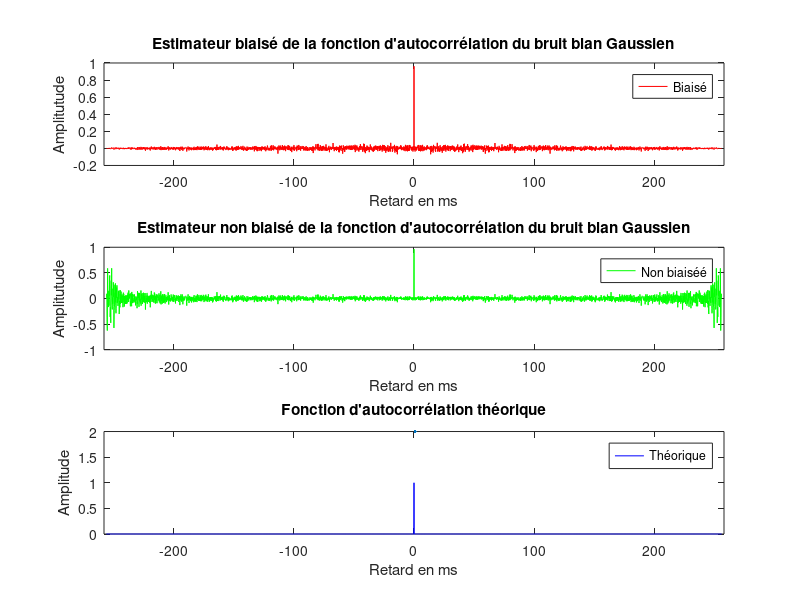
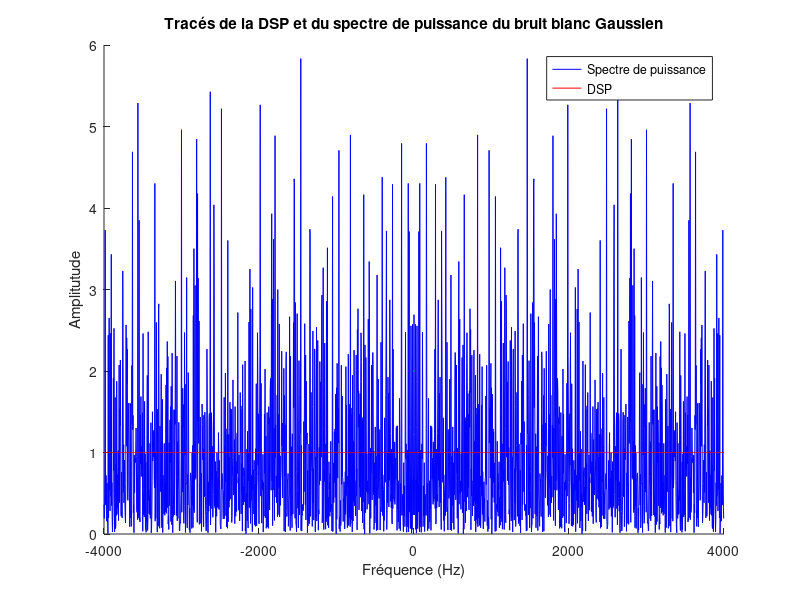

Write MATLAB code to recreate these figures, in order. (Note: this script raises an error after producing the figures.)
%% Projet Filtrage et Estimateurs
clear 
close all
clc

% Préliminaire 1
% Paramètres
N = 2048;
sig2 = 1;
fe = 8e3;

% Genration d'un bruit blanc Gaussien
bruit = randn(1, N) * sqrt(sig2);

% Fonction d'autocorrélation et estimateurs
[xcorr_biased, lags_biased] = xcorr(bruit, N, 'biased');
[xcorr_unbiased, lags_unbiased] = xcorr(bruit, N, 'unbiased');
time_lags = lags_biased / fe * 1000;

% Fonction d'autocorrélation théorique
len_xcorr = length(xcorr_biased);
Rxx_th = zeros(len_xcorr,1);
Rxx_th(round(len_xcorr/2),1) = sig2; 

% DSP et spectre de puissance
spectre_puiss = (abs(fftshift(fft(bruit,N))).^2)/N;
DSP = sig2*ones(1,N);
freq_puiss = -fe/2:fe/N:fe/2-fe/N;

% Tracés des fonctions d'autocorrélations
xlims = [-258, 258];
figure;
subplot(311)
plot(time_lags,xcorr_biased, 'r');
legend('Biaisé');
title("Estimateur biaisé de la fonction d'autocorrélation du bruit blan Gaussien");
xlim(xlims);
ylabel('Amplitutude');
xlabel('Retard en ms')

subplot(312)
plot(time_lags,xcorr_unbiased, 'g');
legend('Non biaiséé');
title("Estimateur non biaisé de la fonction d'autocorrélation du bruit blan Gaussien");
xlim(xlims);
ylabel('Amplitutude');
xlabel('Retard en ms')

subplot(313)
plot(time_lags,Rxx_th, 'b', LineWidth=2);
legend('Théorique');
title("Fonction d'autocorrélation théorique");
xlim(xlims);
ylabel('Amplitude')
xlabel('Retard en ms');


% Tracés DSP et spectre de puissance
figure;
hold on;
plot(freq_puiss, spectre_puiss, 'b');
plot(freq_puiss, DSP, 'r', LineWidth=2);
hold off;
legend('Spectre de puissance', 'DSP');
title('Tracés de la DSP et du spectre de puissance du bruit blanc Gaussien');
ylabel('Amplitutude');
xlabel('Fréquence (Hz)');

% Périodogramme de Barlett
NFFT = 256;
f = 0:fe/NFFT:fe-fe/NFFT;

DSP_Bartlett = bartlett(bruit, NFFT);

% Périodogramme de Welch

overlap = 0.5;
DSP_Welch = welch(bruit, NFFT, overlap);


% Périodogramme de Daniell

M = 20;                          % Taille de la fenetre de lissage
DSP_Daniell = daniell(bruit, M);
f_daniell = 0:fe/N:fe-fe/N;


% Corrélogramme

M_correl = N/5;                             % Tronquage, réduit la variance
correlogram = correlogram(bruit, M_correl);
L = length(correlogram);
f_correl = -fe/2:fe/L:fe/2-fe/L;

figure;
% Affichage périodogramme de Bartlett
subplot(411)
plot(f, DSP_Bartlett, 'r');
title("Périodogramme de Bartlett");
ylabel('Amplitutude');
xlabel('Fréquence (Hz)');

% Affichage périodogramme de Welch
subplot(412)
plot(f, DSP_Welch, 'g');
title("Périodogramme de Welch");
ylabel('Amplitutude');
xlabel('Fréquence (Hz)');

% Affichage périodogamme de Daniell
subplot(413)
plot(f_daniell, DSP_Daniell, 'b');
title("Périodogramme de Daniell");
ylabel('Amplitutude');
xlabel('Fréquence (Hz)');

% Affichage Corrélogramme
subplot(414)
plot(f_correl, correlogram, 'm');
title("Corrélogramme");
ylabel('Amplitutude');
xlabel('Fréquence (Hz)');

% Platitude spectrale

%MA = mean(DSP_Welch);               % Remplacer avec DSP_Welch ou spectre_puiss selon le choix
%log_spectre_puiss = log(DSP_Welch);
%MG = exp(mean(log_spectre_puiss));

nb_realisations = 100;
platitudes = zeros(1, nb_realisations);

for i = 1:nb_realisations
    bruit = randn(1, N);
    %spectre = (abs(fftshift(fft(bruit,N))).^2)/N;
    spectre = welch(bruit, NFFT, overlap);
    
    MG = exp(mean(log(spectre)));
    MA = mean(spectre);
    platitudes(i) = MG / MA;
end

platitude_moyenne = mean(platitudes);
ecart_type = std(platitudes);

disp(platitude_moyenne);
disp(ecart_type)

% Avec MG ordre p:

p = 2;
MG = exp(mean(log(spectre_puiss)));
Mp = mean(spectre_puiss.^p)^(1/p);
%MA = mean(spectre_puiss);

plat_spectrale = MG / Mp;
disp(plat_spectrale)

%% Premiminaire 2

%Chargement d'un signal de parole
signal1 = load('../data/fcno01fz.mat'); %Attention, c'est un struct

%% Paramètres
s = signal1.fcno01fz;
sigma_carre = 100;
len_s = length(s);
Fe = 8000; %Hz ,fréquence d'echantillonnage
t=(0:len_s-1)/Fe;
RSB = 5; % = 5:5:15;

%Paramètres pour le spectrogramme
fenetre = hamming(256); % Fenêtre de Hamming
noverlap = 128; %Chevauchement
nfft = 512; %Nombre de points FFT


%Génération d'un bruit blanc gaussien centré
Bruit = randn(1,len_s);
len_bruit = length(Bruit);

%% Signal bruité sans ajustement ni maitrise du RSB
signalBruit = s +  sigma_carre *Bruit'; % Ajout du bruit au signal avec transposition


%Détermination de la puissance des signaux
%Puissance signal1
Ps= (1/len_s)*sum(s.^2);
fprintf('Ps = %.3f\n',Ps);

%Puissance du bruit
Pb= (1/len_bruit)*sum(Bruit.^2);
fprintf('Pb = %.3f\n',Pb);

%Ajustement
aj = Ps/(Pb * 10^(RSB/10));
alpha = sqrt(aj);

%% Signal bruité avec ajustement du RSB
signalBruit_ajuste = s + alpha * Bruit'; 

%% Affichage
%Signal de parole pur
figure;
subplot(2,1,1);
plot(t,s);
xlabel('Temps (s)')
ylabel('Amplitude')
title('Représentation du signal de parole : fcno01fz')
grid on

subplot(2,1,2);
spectrogram(s, fenetre, noverlap, nfft, Fe, 'yaxis');
title('Spectrogramme du signal de parole : fcno01fz');
colorbar;

%Signal bruité avec ajustement du RSB
figure;
subplot(2,1,1);
plot(t, signalBruit_ajuste);
xlabel('Temps (s)')
ylabel('Amplitude')
title(['Signal de parole bruité avec ajustement du RSB (RSB = ' num2str(RSB) ' dB)']);
grid on;

%Spectrogramme
subplot(2,1,2);
spectrogram(signalBruit_ajuste, fenetre, noverlap, nfft, Fe, 'yaxis');
title(['Spectrogramme du signal bruité avec ajustement du RSB (RSB = ' num2str(RSB) ' dB)']);
colorbar;

%% Préliminaire 3
clear
clc


%Chargement d'un signal de parole
signal1 = load('../data/fcno01fz.mat'); %Attention, c'est un struct

%% Paramètres
s = signal1.fcno01fz;
len_s = length(s);
Fe = 8000; %Hz ,fréquence d'echantillonnage
t=(0:len_s-1)/Fe;
RSB = 10; % = 5:5:15;

% Paramètres du filtre
k_0 = 10;
num = zeros(k_0 + 1, 1);
num(1,1) = 1;
num(k_0 + 1, 1) = 1;
den = 1;

% Paramètres pour le spectrogramme
fenetre = hamming(256); % Fenêtre de Hamming
noverlap = 128; %Chevauchement
nfft = 512; %Nombre de points FFT

%Appel à la fonction qui bruite le signal à un RSB donné
[signalBruit_ajuste, bbgc_ajusted] = bruitageSignal(s, RSB);

%Mise en place du filtre
%y = filter(num,den,s);
y = filter(num,den,signalBruit_ajuste);

%% Affichage
% Signal de parole pur
figure;
subplot(2,1,1);
plot(t,s);
xlabel('Temps (s)')
ylabel('Amplitude')
title('Représentation du signal de parole : fcno01fz')
grid on

subplot(2,1,2);
spectrogram(s, fenetre, noverlap, nfft, Fe, 'yaxis');
title('Spectrogramme du signal de parole : fcno01fz');
colorbar;

%Signal Filtré 
figure;
subplot(2,1,1);
plot(t,y);
xlabel('Temps (s)')
ylabel('Amplitude')
title(['Représentation du signal de parole : fcno01fz filtré (k_0 = ' num2str(k_0) ')']);
grid on

subplot(2,1,2);
spectrogram(y,fenetre,noverlap,nfft, Fe, 'yaxis');
title(['Spectrogramme du signal de parole : fcno01fz filtré (k_0 = ' num2str(k_0) ')'])
colorbar;

%% Préliminaire 4
clear
clc

%% Projet Filtrage et Estimateurs

%Chargement d'un signal de parole
signal1 = load('../data/fcno01fz.mat'); %Attention, c'est un struct


%% Paramètres
s = signal1.fcno01fz;
len_s = length(s);
Fe = 8000; %Hz ,fréquence d'echantillonnage
t=(0:len_s-1)/Fe;
NFFT = 512;
% type_fenetre : @hamming, @hann, @blackman
type_fenetre = @hann;
overlap = 0.5;


%% Mise en place de la méthode d'addition-recouvrement
s_rebuilt = addition_recouvrement(s, NFFT, type_fenetre, overlap);

%Comparaison signal Pur/Reconstruitx
signal_comp = s - s_rebuilt;

%% Affichage

%Signal original
figure;
subplot(311);
plot(t, s);
xlabel('Temps (s)');
ylabel('Amplitude');
title("Représentation du signal de parole : fcno01fz");
grid on;

%Signal reconstruit
subplot(312);
plot(t, s_rebuilt);
xlabel('Temps (s)');
ylabel('Amplitude');
title(['Représentation du signal de parole reconstruit (Fentrage = Hann et Overlap = ' num2str(overlap) ' )']);
grid on;

%Affichage de la comparaison entre le signal pur et le signal reconstruit
subplot(313);
plot(t, signal_comp);
ylim([-30000, 10000]);
xlabel('Temps (s)');
ylabel('Amplitude');
title('Comparaison entre le signal pur et le signal reconstruit');
grid on;

%% Cahier des charges

%% 2.6 - Base de données de signaux bruités
clear
clc

%Chargement des signaux de parole
load("../data/fcno01fz.mat");
load("../data/fcno03fz.mat");
load("../data/fcno04fz.mat");

% Création de la base de donnée de signaux bruités
x1 = fcno01fz;
x2 = fcno03fz;
x3 = fcno04fz;
N_ = length(x3);
x1 = [x1; zeros(N_-length(x1), 1)];  % 0-padding pour mettre les signaux dans une matrice
x2 = [x2; zeros(N_-length(x2), 1)];  % et les filtrer
 
data = [x1, x2, x3];
data_noise = zeros(N_, 9);
associated_noise = zeros(N_, 9);
RSB = 5;
k = 1;
for i=1:9
    [data_noise(:, i), associated_noise(:,i)] = bruitageSignal(data(:,k), RSB);
    RSB = RSB + 5;
    if (RSB == 20)
        RSB = 5;    % On repasse le RSB à 5
        k = k + 1;  % On passe au signal suivant
    end
end

%% Paramètres de la Soustraction Spectrale
NFFT = 512;
overlap = 0.5;
type_fenetre = @hann;
Fe = 8000;
indice_signal_etude = 3; 


signal_original_1 = x1;
signal_bruite_1 = data_noise(:,indice_signal_etude); % Signal bruité (RSB = 5)
bruit_1 = associated_noise(:, indice_signal_etude); % Bruit associé (RSB = 5)


frames_signal_original_1 = decoupage_trames(signal_original_1, NFFT, overlap);

%Soustraction_spectrale
[signal_reconstruit, frames_signal_bruite , frames_trames_rehausses] = soustraction_spectrale_reconstruction(signal_bruite_1, bruit_1, NFFT, overlap, type_fenetre);

%% Affichages

%Paramètre representation temporelle trame
indice_trame = 1;

%Affichage representation temporelle trame
figure;
subplot(2,1,1);
hold on;
plot(frames_signal_original_1(:,indice_trame), 'b', 'LineWidth', 1.5); %Bleu pour Original
plot(frames_signal_bruite(:,indice_trame), 'r--', 'LineWidth', 1); %Rouge pointillé pour Bruité
plot(frames_trames_rehausses(:,indice_trame), 'g', 'LineWidth', 1.5); %Vert pour Rehaussé
hold off;

title(['Comparaison Temporelle de la Trame ', num2str(indice_trame)]);
xlabel('Échantillons');
ylabel('Amplitude');
legend('Original', 'Bruité', 'Rehaussé');
grid on;

%Paramètre spectres d'amplitudes trames
f = (0:NFFT-1) * (Fe / NFFT);
window = type_fenetre(NFFT);


Amplitude_original = abs(fft(frames_signal_original_1(:, indice_trame) .* window));
Amplitude_bruite = abs(fft(frames_signal_bruite(:, indice_trame) .* window));
Amplitude_rehaussee = abs(fft(frames_trames_rehausses(:, indice_trame) .* window));

%Affichage spectres d'amplitudes trames
subplot(2,1,2);
hold on;
plot(f, Amplitude_original, 'b', 'LineWidth', 1.5);
plot(f, Amplitude_bruite, 'r--', 'LineWidth', 1);
plot(f, Amplitude_rehaussee, 'g', 'LineWidth', 1.5);
hold off;

title(['Comparaison du Spectre d''Amplitude de la Trame ', num2str(indice_trame)]);
xlabel('Fréquence (Hz)');
ylabel('|FFT|');
legend('Original', 'Bruité', 'Rehaussé');
grid on;
axis tight;

%Paramètres affichage signal reconstruit
L=length(signal_reconstruit);
t=(0:L-1)/Fe;
noverlap = 128;

%Signal reconstruit
figure;
subplot(2,1,1);
plot(t, signal_reconstruit);
title('Signal de parole Rehaussé (Soustraction Spectrale)');
xlabel('Temps (s)');
ylabel('Amplitude');
grid on

%Spectrogramme signal reconstruit
subplot(2,1,2);
spectrogram(signal_reconstruit, hamming(256), noverlap, NFFT, Fe, 'yaxis');
title('Spectrogramme du signal de parole rehaussé');
colorbar;

%% 2.6 -Gain en RSB sur fcno01fz
clear
clc


%Chargement d'un signal de parole
signal1 = load('../data/fcno01fz.mat');
x1 = signal1.fcno01fz;  
L = length(x1);

%Paramètres de Soustraction Spectrale
NFFT = 512;
overlap = 0.5;
type_fenetre = @hann;
Fe = 8000;

%Paramètres
N_realisations = 30; % Nombre de réalisations pour la moyenne
RSB_cibles = [5, 10, 15]; 
Nb_RSB = length(RSB_cibles);
D = floor(NFFT/2);

Somme_Gain_RSB = zeros(Nb_RSB, 1); %Matrice pour les resultats

% Détermination des RSB
for r = 1:N_realisations
    for j = 1:Nb_RSB
        
        RSB_cible = RSB_cibles(j);
        
        %Bruitage du signal
        [signal_bruite, bruit_associe] = bruitageSignal(x1, RSB_cible);
        
        %Soustraction Spectrale
        [signal_reconstruit, ~, ~] = soustraction_spectrale_reconstruction(signal_bruite, bruit_associe, NFFT, overlap, type_fenetre); %tilde parce que des paramètres ne nous interessent pas
        
        %Alignement nécessaire
        L_alignee = L-D; 
        s1_aligne = x1((D+1):L); 
        signal_reconstruit_aligne = signal_reconstruit(1:L_alignee); 
        bruit_associe_aligne = bruit_associe((D+1):L);

        %Determination RDB initial
        P_s_initial = mean(s1_aligne.^2);
        P_b_initial = mean(bruit_associe_aligne.^2);
        RSB_initial_dB = 10 * log10(P_s_initial/P_b_initial);
        %Determination RDB final
        bruit_residuel = signal_reconstruit_aligne - s1_aligne; 
        P_b_residuel = mean(bruit_residuel.^2);
        RSB_final_dB = 10 * log10(P_s_initial/P_b_residuel);
        
        %Gain
        Gain_RSB = RSB_final_dB - RSB_initial_dB;
        Somme_Gain_RSB(j) = Somme_Gain_RSB(j)+ Gain_RSB;

    end
end

%Moyenne Finale
Gain_RSB_Moyen = Somme_Gain_RSB/N_realisations;

%% Affichage 
fprintf('Tableau Récapitulatif des Gains en RSB\n');
fprintf(' RSB Initial (dB) | Gain Moyen en RSB (dB)\n');
fprintf('-----------------------------------------\n');
for j = 1:Nb_RSB
    fprintf('%18d | %20.2f\n', RSB_cibles(j), Gain_RSB_Moyen(j));
end
fprintf('-----------------------------------------\n');
